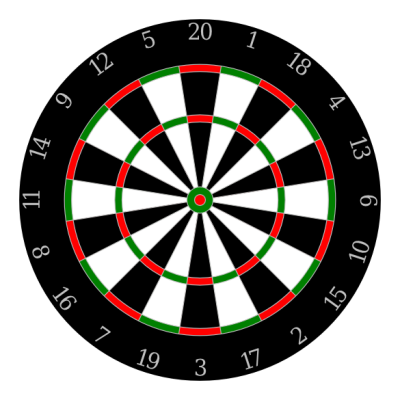
#> input picture dartboard.png, 400 x 400 px
$ jupyter execute OptimalDarts.ipynb   (shell and % lines are left out)   (older library calls are emulated)
#> lines starting #> are read from the running program, lines starting #| are printed output that depends on the picture
# Dart Throwing Simulation and Optimization

My buddies and I play a good amount of darts. In the beginning we all sucked. Slowly we have been getting better. As I get better, I want to know where the optimal place to aim the dart for my skill level. This notebook investigates that question.

$\\$

$\\$

Import necessary libraries.

[cell 1]
import numpy as np
import math
import matplotlib.pyplot as plt
import matplotlib
import scipy.misc
import scipy.ndimage.filters
import pandas as pd
import seaborn as sns
from __future__ import division

$\\$

$\\$

Define classes for dartboard, dart, and thrower. The dartboard class will hold all global information about the dartboard. The thrower is modeled as a random distrubtion, the aiming location is the x,y pixel coordinates on the dartboard image, and the standard deviation is the skill level. The dart class will hold the location of the dart, and have a method for calculating the score of the dart.

Strategy for scoring the dart:

- Calculate distance from center to dart
- Check if dart is on the board, if not return 0
- Check if the dart is in bulls eye or double bulls eye, if so return 25 or 50
- Find the angle from the 13-6 line to the dart location using the center location as origin. Since we are finding the angle by inverse cosine, negative angles and positive angles will be the same, thus we also need to find if the dart is above or below to 13-6 line.
- Since the angle will be from 0 to $\pi$ radians, dividing from $\pi$ randians will transform the angle into a fraction of the 180 degrees. Multiplying by the number of slices in each hemisphere and taking the floor function returns how many slices away from the horizion the dart is located.
- Check if the dart is in range of a double or triple muliplier.

[cell 2]
# useful function
def distance(loc1, loc2):
    return math.hypot(loc2[0] - loc1[0], loc2[1] - loc1[1])

class Dartboard:
    '''Static class which holds information of dartboard'''

    # Holds image
    image = scipy.misc.imread('dartboard.png')

    # Holds scores -> first list is below the 13/6 horizion, second is above it.
    # scores then organized by increasing angle away from the 13/6 line
    scores = [[6,10,15,2,17,3,19,7,16,8],[13,4,18,1,20,5,12,9,14,11]]

    # Holds center location, found by guess and check
    center = np.array([200,199])

    # Holds unit vector along 13/6 line, used as a horizion
    horizion_point = np.array([320,179])
    horizion_line = (horizion_point - center)/distance(horizion_point, center)

    # Get equation of horizion line
    slope = horizion_line[1]/horizion_line[0]
    intercept = (slope * center[0] - center[1])

    # Get length and width of image
    length = len(image)
    width = len(image[0])

    # Holds distances of scored dart locations from center
    play_range = 137
    double = 128
    triple_inner = 78
    triple_outer = 85
    bulls_eye = 5
    bulls_eye_outer = 12

[cell 3]
class Thrower:
    '''
        Encapulates thrower, skill modeled as standard devation of
        a normal distrubtion.

        std - skill:
            60 - Beginner
            45 - Novice
            20 - Good
            5 - Super good

        Method: Throw n darts at an aiming location
    '''

    def __init__(self, std):
        self.std = std

    def throw(self, aim = Dartboard.center, n=1):
        '''throws n randomly distrubted darts at location aim '''

        # Holds dart throws
        darts = []

        # throw the darts according to the random distribution
        for i in range(n):
            darts.append(Dart([np.random.randn()*self.std+ aim[0],
                          np.random.randn()*self.std+ aim[1]]))

        return darts

[cell 4]
class Dart:
    '''
       Dart class, each dart has a location, distance from center and score.
       The score takes a little bit of calculation, so calculating it is held off
       unless asked for
    '''
    def __init__(self, loc):
        self.loc = np.array(loc)
        self.distance_center = distance(Dartboard.center, self.loc)

    def angle_from_horizon(self):
        '''Gets the angle in rads from 13-6 line, used to get score'''

        # Dart - center vector
        dart_to_center = self.loc - Dartboard.center

        # Return angle in rads from 13/6 line
        return math.acos(np.dot(dart_to_center,Dartboard.horizion_line)/(self.distance_center))

    def above_horizion(self):
        '''Shows if above or below 13-6 line'''

        # return 0 if dart is below, 1 if above
        return int(self.loc[1] <  Dartboard.slope * self.loc[0] - Dartboard.intercept)

    def get_multiplier(self):
        '''Gets score multiplier'''

        if self.distance_center > Dartboard.double:
            return 2

        if (self.distance_center > Dartboard.triple_inner) & (self.distance_center < Dartboard.triple_outer):
            return 3

        else:
            return 1

    def score_dart(self):
        '''Scores the dart location'''


        # Check if in play range, no need to do anything else
        if self.distance_center > Dartboard.play_range:
            return 0

        # Check if in bulls eyes
        if self.distance_center < Dartboard.bulls_eye:
            return 50
        if self.distance_center < Dartboard.bulls_eye_outer:
            return 25

        # Check how many slices away from horizion
        nth_space = int(10* self.angle_from_horizon()/math.pi)

        # return score
        return self.get_multiplier() * Dartboard.scores[self.above_horizion()][nth_space]

$\\$

$\\$

It's not obvious how skill and the standard devation translate. The graphs below show samples of standard devations of 60, 50, 40, 30, 25, 20, 15, 10 and 5.

[cell 5]
pic_rows, pic_columns = (3,3)
#> pic_rows = 3; pic_columns = 3
stds = [60,50,40,30,25,20,15,10,5]

fig, ax = plt.subplots(pic_rows,pic_columns, figsize=(19,13))


count = 0
for row in range(pic_rows):
    for col in range(pic_columns):

        # Create thrower and throw darts
        thrower = Thrower(stds[count])
        darts = thrower.throw(n=100)

        # plot darts
        for dart in darts:
            ax[row,col].add_patch(matplotlib.patches.Circle(dart.loc, radius=3))

        ax[row,col].grid(False)
        ax[row,col].imshow(Dartboard.image)

        count += 1
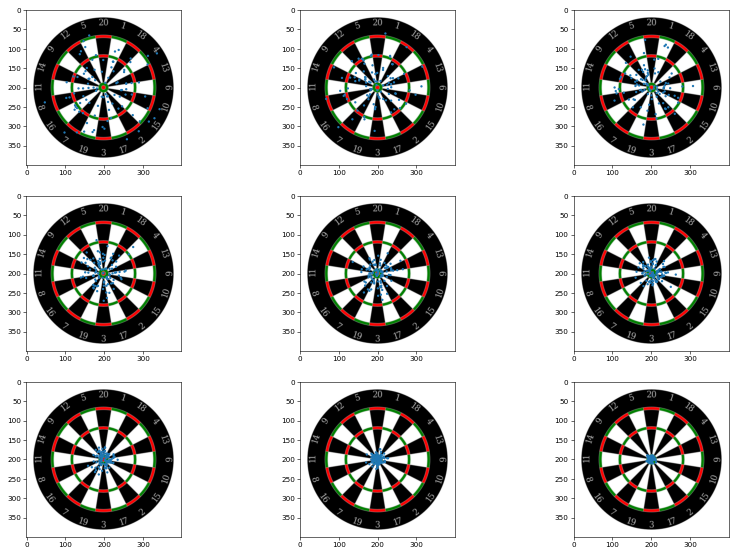
#> figure drawn by matplotlib, 9 panels
